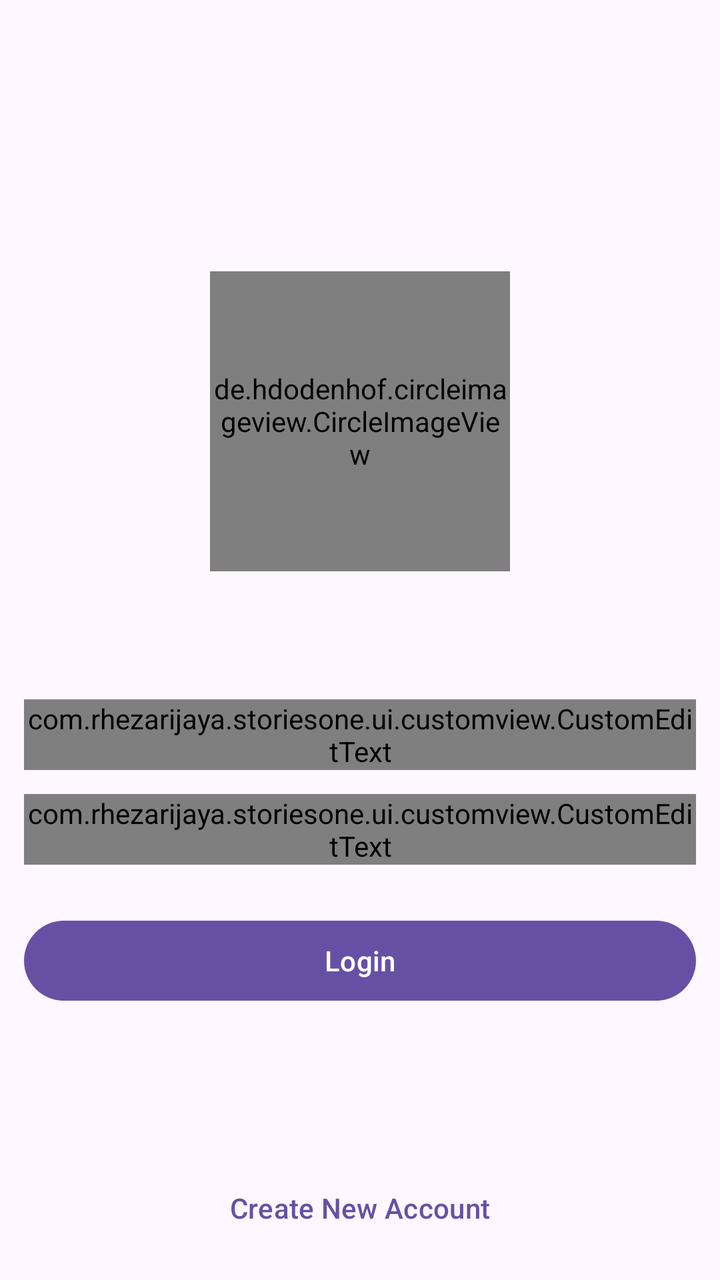
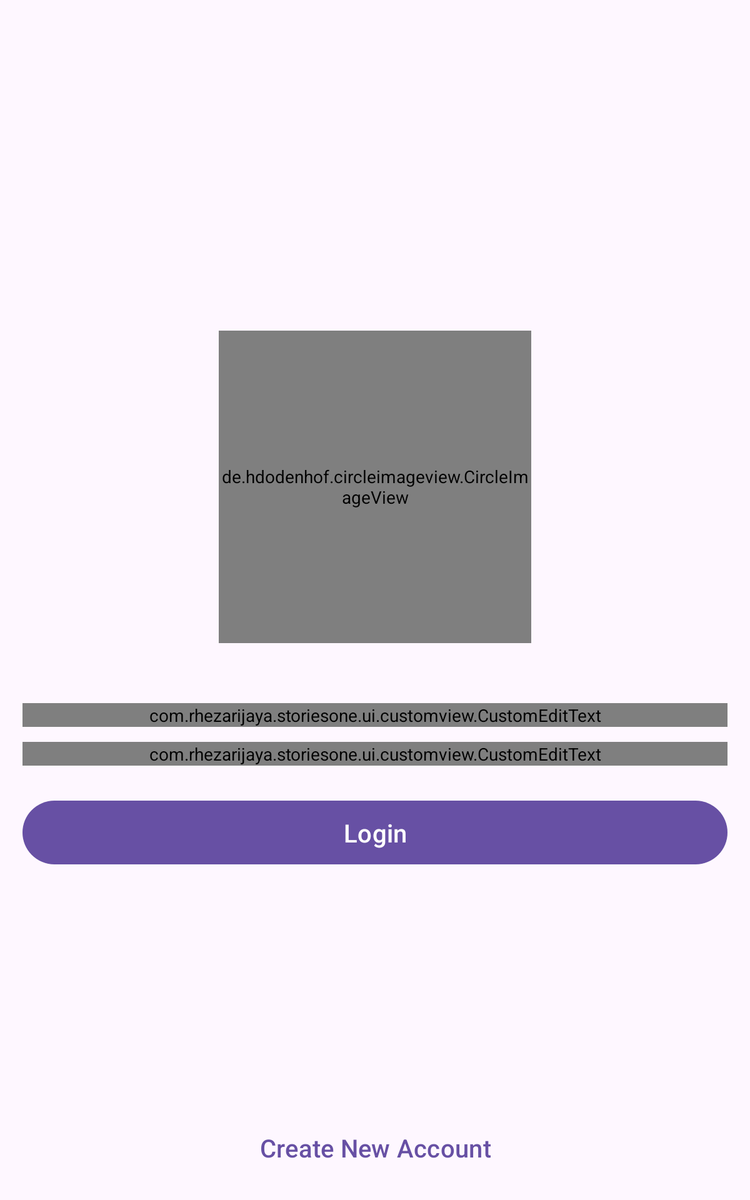

An Android layout and its configuration variant, each rendered on a device that would load it. The default file and the variant file are quoted in full after the pictures.
<!-- AndroidManifest.xml: activity theme Base.Theme.StoriesOne.NoActionBar -->
<!-- res/layout/activity_login.xml -->
<?xml version="1.0" encoding="utf-8"?>
<ScrollView xmlns:android="http://schemas.android.com/apk/res/android"
    xmlns:app="http://schemas.android.com/apk/res-auto"
    xmlns:tools="http://schemas.android.com/tools"
    android:layout_width="match_parent"
    android:layout_height="match_parent"
    android:fillViewport="true"
    android:overScrollMode="never"
    tools:context=".ui.activities.login.LoginActivity">

    <androidx.constraintlayout.widget.ConstraintLayout
        android:layout_width="match_parent"
        android:layout_height="wrap_content"
        android:padding="@dimen/root_padding">

        <de.hdodenhof.circleimageview.CircleImageView
            android:id="@+id/iv_logo"
            android:layout_width="150dp"
            android:layout_height="150dp"
            android:src="@drawable/app_icon"
            app:layout_constraintBottom_toTopOf="@id/ed_login_email"
            app:layout_constraintEnd_toEndOf="parent"
            app:layout_constraintStart_toStartOf="parent"
            app:layout_constraintTop_toTopOf="parent"
            app:layout_constraintVertical_chainStyle="packed" />

        <com.rhezarijaya.storiesone.ui.customview.CustomEditText
            android:id="@+id/ed_login_email"
            android:layout_width="match_parent"
            android:layout_height="wrap_content"
            android:layout_marginTop="64dp"
            android:hint="@string/email"
            android:inputType="textEmailAddress"
            android:maxLines="1"
            app:layout_constraintBottom_toTopOf="@id/ed_login_password"
            app:layout_constraintTop_toBottomOf="@id/iv_logo" />

        <com.rhezarijaya.storiesone.ui.customview.CustomEditText
            android:id="@+id/ed_login_password"
            android:layout_width="match_parent"
            android:layout_height="wrap_content"
            android:layout_marginTop="12dp"
            android:hint="@string/password"
            android:inputType="textPassword"
            android:maxLines="1"
            app:layout_constraintBottom_toTopOf="@id/btn_login"
            app:layout_constraintTop_toBottomOf="@id/ed_login_email" />

        <Button
            android:id="@+id/btn_login"
            android:layout_width="match_parent"
            android:layout_height="wrap_content"
            android:layout_marginTop="24dp"
            android:text="@string/login"
            app:layout_constraintBottom_toBottomOf="parent"
            app:layout_constraintTop_toBottomOf="@id/ed_login_password" />

        <Button
            android:id="@+id/btn_register"
            android:layout_width="wrap_content"
            android:layout_height="wrap_content"
            android:layout_marginTop="12dp"
            android:backgroundTint="@color/transparent"
            android:text="@string/create_new_account"
            android:textColor="?colorPrimary"
            app:layout_constraintBottom_toBottomOf="parent"
            app:layout_constraintEnd_toEndOf="parent"
            app:layout_constraintStart_toStartOf="parent"
            app:layout_constraintTop_toBottomOf="@id/btn_login"
            app:layout_constraintVertical_bias="1" />

        <ProgressBar
            android:id="@+id/progress_bar"
            android:layout_width="wrap_content"
            android:layout_height="wrap_content"
            android:visibility="gone"
            app:layout_constraintBottom_toBottomOf="parent"
            app:layout_constraintEnd_toEndOf="parent"
            app:layout_constraintStart_toStartOf="parent"
            app:layout_constraintTop_toTopOf="parent"
            tools:visibility="visible" />

    </androidx.constraintlayout.widget.ConstraintLayout>

</ScrollView>
<!-- resources referenced by this layout -->
<resources>
  <color name="transparent">#00FFFFFF</color>
  <dimen name="root_padding">12dp</dimen>
  <string name="create_new_account">Create New Account</string>
  <string name="email">Email</string>
  <string name="login">Login</string>
  <string name="password">Password</string>
  <style name="Base.Theme.StoriesOne.NoActionBar" parent="Theme.Material3.DayNight.NoActionBar" />
</resources>
<!-- res/layout-sw600dp/activity_login.xml (the repository's variant of the layout above) -->
<!-- drawn on a 7-inch tablet held upright -->
<?xml version="1.0" encoding="utf-8"?>
<ScrollView xmlns:android="http://schemas.android.com/apk/res/android"
    xmlns:app="http://schemas.android.com/apk/res-auto"
    xmlns:tools="http://schemas.android.com/tools"
    android:layout_width="match_parent"
    android:layout_height="match_parent"
    android:fillViewport="true"
    android:overScrollMode="never"
    tools:context=".ui.activities.login.LoginActivity">

    <androidx.constraintlayout.widget.ConstraintLayout
        android:layout_width="match_parent"
        android:layout_height="wrap_content"
        android:padding="@dimen/root_padding_tablet">

        <de.hdodenhof.circleimageview.CircleImageView
            android:id="@+id/iv_logo"
            android:layout_width="250dp"
            android:layout_height="250dp"
            android:src="@drawable/app_icon"
            app:layout_constraintBottom_toTopOf="@id/ed_login_email"
            app:layout_constraintEnd_toEndOf="parent"
            app:layout_constraintStart_toStartOf="parent"
            app:layout_constraintTop_toTopOf="parent"
            app:layout_constraintVertical_chainStyle="packed" />

        <com.rhezarijaya.storiesone.ui.customview.CustomEditText
            android:id="@+id/ed_login_email"
            android:layout_width="match_parent"
            android:layout_height="wrap_content"
            android:layout_marginTop="48dp"
            android:hint="@string/email"
            android:inputType="textEmailAddress"
            android:maxLines="1"
            android:textSize="20sp"
            app:layout_constraintBottom_toTopOf="@id/ed_login_password"
            app:layout_constraintTop_toBottomOf="@id/iv_logo" />

        <com.rhezarijaya.storiesone.ui.customview.CustomEditText
            android:id="@+id/ed_login_password"
            android:layout_width="match_parent"
            android:layout_height="wrap_content"
            android:layout_marginTop="12dp"
            android:hint="@string/password"
            android:inputType="textPassword"
            android:maxLines="1"
            android:textSize="20sp"
            app:layout_constraintBottom_toTopOf="@id/btn_login"
            app:layout_constraintTop_toBottomOf="@id/ed_login_email" />

        <Button
            android:id="@+id/btn_login"
            android:layout_width="match_parent"
            android:layout_height="wrap_content"
            android:layout_marginTop="24dp"
            android:padding="12dp"
            android:text="@string/login"
            android:textSize="20sp"
            app:layout_constraintBottom_toBottomOf="parent"
            app:layout_constraintTop_toBottomOf="@id/ed_login_password" />

        <Button
            android:id="@+id/btn_register"
            android:layout_width="wrap_content"
            android:layout_height="wrap_content"
            android:layout_marginTop="12dp"
            android:backgroundTint="@color/transparent"
            android:text="@string/create_new_account"
            android:textColor="?colorPrimary"
            android:textSize="20sp"
            app:layout_constraintBottom_toBottomOf="parent"
            app:layout_constraintEnd_toEndOf="parent"
            app:layout_constraintStart_toStartOf="parent" />

        <ProgressBar
            android:id="@+id/progress_bar"
            android:layout_width="wrap_content"
            android:layout_height="wrap_content"
            android:visibility="gone"
            app:layout_constraintBottom_toBottomOf="parent"
            app:layout_constraintEnd_toEndOf="parent"
            app:layout_constraintStart_toStartOf="parent"
            app:layout_constraintTop_toTopOf="parent"
            tools:visibility="visible" />

    </androidx.constraintlayout.widget.ConstraintLayout>

</ScrollView>
<!-- resources referenced by the variant -->
<!-- as a 7-inch tablet held upright resolves them -->
<resources>
  <color name="transparent">#00FFFFFF</color>
  <dimen name="root_padding_tablet">18dp</dimen>
  <string name="create_new_account">Create New Account</string>
  <string name="email">Email</string>
  <string name="login">Login</string>
  <string name="password">Password</string>
  <style name="Base.Theme.StoriesOne.NoActionBar" parent="Theme.Material3.DayNight.NoActionBar" />
</resources>
